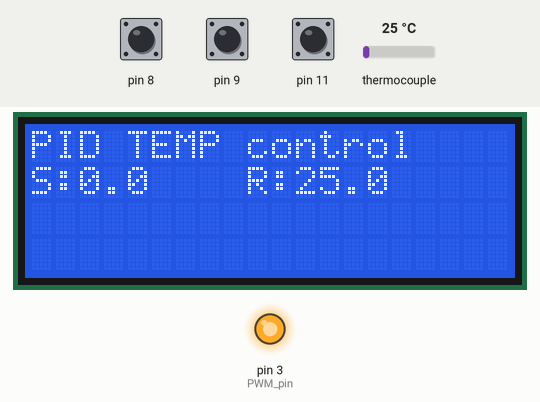
Bench run of a sketch on a simulated Arduino Uno, built with avr-gcc and run on an emulated ATmega328P. Parts: 20×4 character LCD, output pins drawn as LEDs (lit = HIGH). Wiring (inferred from the names in the program): MAX6675 thermocouple converter: CS pin 10; MISO pin 12; SCK pin 13. Inputs (shaded band) come from the test bench; at power-on: thermocouple 25 °C, pin 11 LOW, pin 8 HIGH, pin 9 HIGH. Pins used as bus, display or sensor lines are not drawn.

Above: at 1.2 s.
1.3 s: thermocouple set to 0 °C
At 2.5 s:
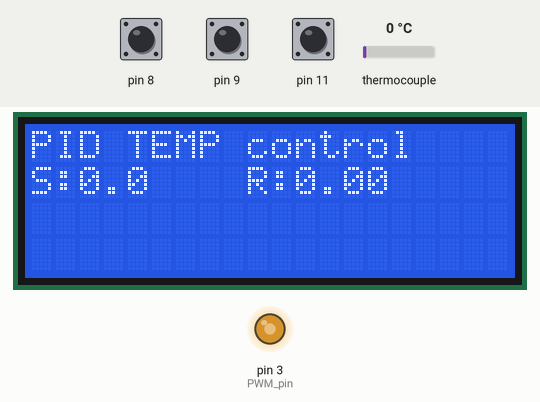
3.2 s: thermocouple set to 6 °C
At 4.9 s:
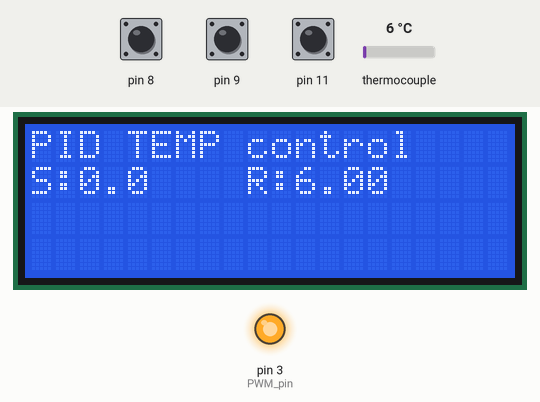
5.2 s: thermocouple set to 75 °C
At 6.2 s:
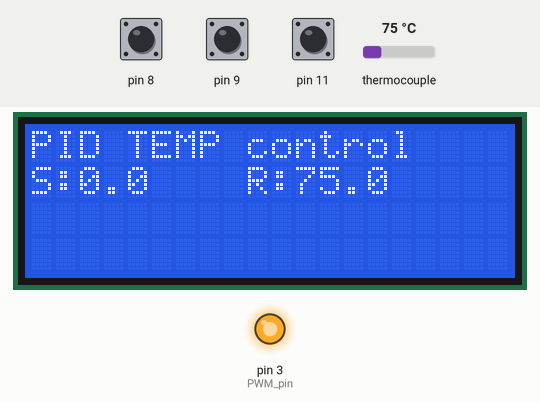
7.1 s: pin 11 pulsed HIGH 5 times (0.12 s each, 0.3 s apart)
At 8.4 s:
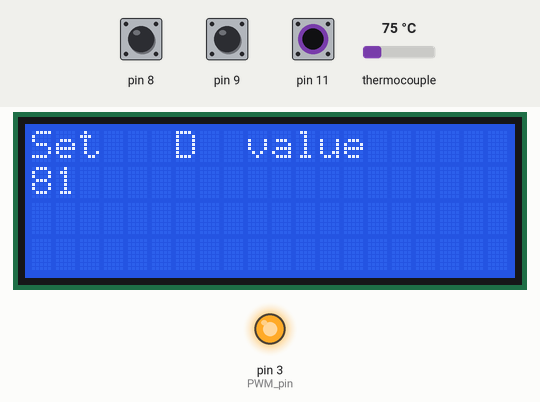
10.2 s: thermocouple set to 0 °C
At 11.4 s:
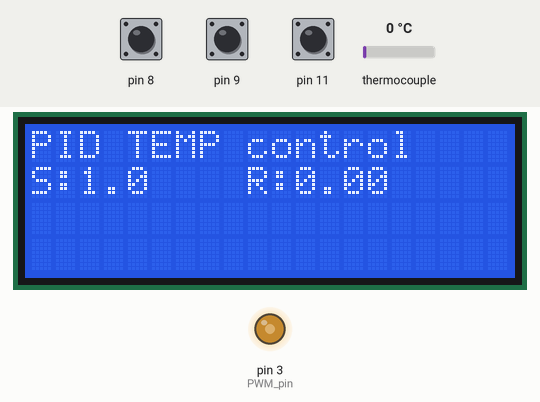
12.1 s: pin 11 pulsed HIGH 5 times (0.12 s each, 0.3 s apart)
At 12.69 s:
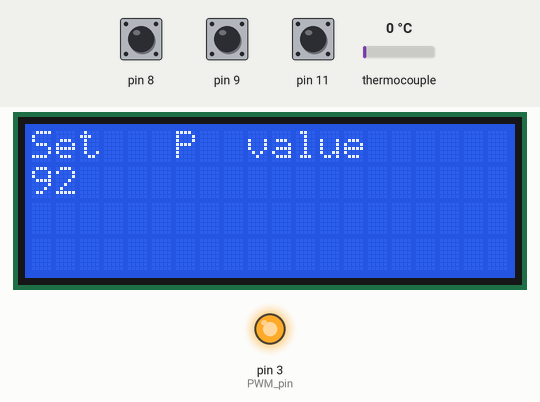
Timing chart, 0 to 15.1 s (numbered marks = the images above; inputs shaded):
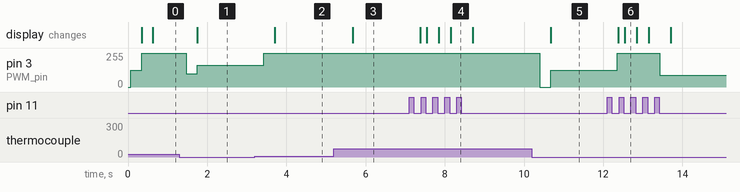

The sketch:

arduino_pdi.ino
```cpp
/* Baseado em http://electronoobs.com/eng_arduino_tut24_code3.php */

/*    Max6675 Module  ==>   Arduino
 *    CS              ==>     D10
 *    SO              ==>     D12
 *    SCK             ==>     D13
 *    Vcc             ==>     Vcc (5v)
 *    Gnd             ==>     Gnd      */
#include <SPI.h>

//LCD config
#include <Wire.h>
#include <LiquidCrystal_I2C.h>
LiquidCrystal_I2C lcd(0x3f,20,4);  //sometimes the adress is not 0x3f. Change to 0x27 if it dosn't work.

/*    i2c LCD Module  ==>   Arduino
 *    SCL             ==>     A5
 *    SDA             ==>     A4
 *    Vcc             ==>     Vcc (5v)
 *    Gnd             ==>     Gnd      */

//I/O
int PWM_pin = 3;  //Pin for PWM signal to the MOSFET driver (the BJT npn with pullup)
int clk = 8;      //Pin 1 from rotary encoder
int data = 9;     //Pin 2 from rotary encoder


//Variables
float set_temperature = 0;            //Default temperature setpoint. Leave it 0 and control it with rotary encoder

float temperature_read = 0.0;
float PID_error = 0;
float previous_error = 0;
float elapsedTime, Time, timePrev;
float PID_value = 0;
int button_pressed = 0;
int menu_activated=0;
float last_set_temperature = 0;

//Vraiables for rotary encoder state detection
int clk_State;
int Last_State;
bool dt_State;

//PID constants
//////////////////////////////////////////////////////////
int kp = 90;   int ki = 30;   int kd = 80;
//////////////////////////////////////////////////////////

int PID_p = 0;    int PID_i = 0;    int PID_d = 0;
float last_kp = 0;
float last_ki = 0;
float last_kd = 0;

int PID_values_fixed =0;

//Pins for the SPI with MAX6675
#define MAX6675_CS   10
#define MAX6675_SO   12
#define MAX6675_SCK  13

void setup() {
  pinMode(PWM_pin,OUTPUT);
  TCCR2B = TCCR2B & B11111000 | 0x03;    // pin 3 and 11 PWM frequency of 928.5 Hz
  Time = millis();

  Last_State = (PINB & B00000001);      //Detect first state of the encoder

  PCICR |= (1 << PCIE0);    //enable PCMSK0 scan
  PCMSK0 |= (1 << PCINT0);  //Set pin D8 trigger an interrupt on state change.
  PCMSK0 |= (1 << PCINT1);  //Set pin D9 trigger an interrupt on state change.
  PCMSK0 |= (1 << PCINT3);  //Set pin D11 trigger an interrupt on state change.

  pinMode(11,INPUT);
  pinMode(9,INPUT);
  pinMode(8,INPUT);

  lcd.init();
  lcd.backlight();
}

void loop() {


if(menu_activated==0)
{
  // First we read the real value of temperature
  temperature_read = readThermocouple();
  //Next we calculate the error between the setpoint and the real value
  PID_error = set_temperature - temperature_read + 3;
  //Calculate the P value
  PID_p = 0.01*kp * PID_error;
  //Calculate the I value in a range on +-3
  PID_i = 0.01*PID_i + (ki * PID_error);


  //For derivative we need real time to calculate speed change rate
  timePrev = Time;                            // the previous time is stored before the actual time read
  Time = millis();                            // actual time read
  elapsedTime = (Time - timePrev) / 1000;
  //Now we can calculate the D calue
  PID_d = 0.01*kd*((PID_error - previous_error)/elapsedTime);
  //Final total PID value is the sum of P + I + D
  PID_value = PID_p + PID_i + PID_d;

  //We define PWM range between 0 and 255
  if(PID_value < 0)
  {    PID_value = 0;    }
  if(PID_value > 255)
  {    PID_value = 255;  }
  //Now we can write the PWM signal to the mosfet on digital pin D3
  //Since we activate the MOSFET with a 0 to the base of the BJT, we write 255-PID value (inverted)
  analogWrite(PWM_pin,255-PID_value);
  previous_error = PID_error;     //Remember to store the previous error for next loop.

  delay(250); //Refresh rate + delay of LCD print
  //lcd.clear();

  lcd.setCursor(0,0);
  lcd.print("PID TEMP control");
  lcd.setCursor(0,1);
  lcd.print("S:");
  lcd.setCursor(2,1);
  lcd.print(set_temperature,1);
  lcd.setCursor(9,1);
  lcd.print("R:");
  lcd.setCursor(11,1);
  lcd.print(temperature_read,1);
}//end of menu 0 (PID control)


//First page of menu (temp setpoint)
if(menu_activated == 1)
{
   analogWrite(PWM_pin,255);
  if(set_temperature != last_set_temperature)
  {
  lcd.clear();
  lcd.setCursor(0,0);
  lcd.print("Set  temperature");
  lcd.setCursor(0,1);
  lcd.print(set_temperature);
  }
  last_set_temperature = set_temperature;


}//end of menu 1


//Second page of menu (P set)
if(menu_activated == 2)
{

  if(kp != last_kp)
  {
  lcd.clear();
  lcd.setCursor(0,0);
  lcd.print("Set   P  value  ");
  lcd.setCursor(0,1);
  lcd.print(kp);
  }
  last_kp = kp;


}//end of menu 2


//Third page of menu (I set)
if(menu_activated == 3)
{

  if(ki != last_ki)
  {
  lcd.clear();
  lcd.setCursor(0,0);
  lcd.print("Set   I  value  ");
  lcd.setCursor(0,1);
  lcd.print(ki);
  }
  last_ki = ki;


}//end of menu 3


//Forth page of menu (D set)
if(menu_activated == 4)
{

  if(kd != last_kd)
  {
  lcd.clear();
  lcd.setCursor(0,0);
  lcd.print("Set   D  value  ");
  lcd.setCursor(0,1);
  lcd.print(kd);
  }
  last_kd = kd;
}//end of menu 4

}//Loop end


//The function that reads the SPI data from MAX6675
double readThermocouple() {

  uint16_t v;
  pinMode(MAX6675_CS, OUTPUT);
  pinMode(MAX6675_SO, INPUT);
  pinMode(MAX6675_SCK, OUTPUT);

  digitalWrite(MAX6675_CS, LOW);
  delay(1);

  // Read in 16 bits,
  //  15    = 0 always
  //  14..2 = 0.25 degree counts MSB First
  //  2     = 1 if thermocouple is open circuit
  //  1..0  = uninteresting status

  v = shiftIn(MAX6675_SO, MAX6675_SCK, MSBFIRST);
  v <<= 8;
  v |= shiftIn(MAX6675_SO, MAX6675_SCK, MSBFIRST);

  digitalWrite(MAX6675_CS, HIGH);
  if (v & 0x4)
  {
    // Bit 2 indicates if the thermocouple is disconnected
    return NAN;
  }

  // The lower three bits (0,1,2) are discarded status bits
  v >>= 3;

  // The remaining bits are the number of 0.25 degree (C) counts
  return v*0.25;
}


//The interruption vector for push button and rotary encoder
ISR(PCINT0_vect){
if(menu_activated==1)
   {
  clk_State =   (PINB & B00000001); //pin 8 state? It is HIGH?
  dt_State  =   (PINB & B00000010);
  if (clk_State != Last_State){
     // If the data state is different to the clock state, that means the encoder is rotating clockwise
     if (dt_State != clk_State) {
       set_temperature = set_temperature+0.5 ;
     }
     else {
       set_temperature = set_temperature-0.5;
     }
  }
  Last_State = clk_State; // Updates the previous state of the clock with the current state
}

if(menu_activated==2)
   {
  clk_State =   (PINB & B00000001); //pin 8 state?
  dt_State  =   (PINB & B00000010);
  if (clk_State != Last_State){
     // If the data state is different to the clock state, that means the encoder is rotating clockwise
     if (dt_State != clk_State) {
       kp = kp+1 ;
     }
     else {
       kp = kp-1;
     }
  }
  Last_State = clk_State; // Updates the previous state of the clock with the current state
}


if(menu_activated==3)
   {
  clk_State =   (PINB & B00000001); //pin 8 state?
  dt_State  =   (PINB & B00000010);
  if (clk_State != Last_State){
     // If the data state is different to the clock state, that means the encoder is rotating clockwise
     if (dt_State != clk_State) {
       ki = ki+1 ;
     }
     else {
       ki = ki-1;
     }
  }
  Last_State = clk_State; // Updates the previous state of the clock with the current state
}

 if(menu_activated==4)
   {
  clk_State =   (PINB & B00000001); //pin 8 state?
  dt_State  =   (PINB & B00000010);
  if (clk_State != Last_State){
     // If the data state is different to the clock state, that means the encoder is rotating clockwise
     if (dt_State != clk_State) {
       kd = kd+1 ;
     }
     else {
       kd = kd-1;
     }
  }
  Last_State = clk_State; // Updates the previous state of the clock with the current state
}


  //Push button was pressed!
  if (PINB & B00001000) //Pin D11 is HIGH?
  {
    button_pressed = 1;
  }
  //We navigate through the 4 menus with each button pressed
  else if(button_pressed == 1)
  {

   if(menu_activated==4)
   {
    menu_activated = 0;
    PID_values_fixed=1;
    button_pressed=0;
    delay(1000);
   }

   if(menu_activated==3)
   {
    menu_activated = menu_activated + 1;
    button_pressed=0;
    kd = kd + 1;
    delay(1000);
   }

   if(menu_activated==2)
   {
    menu_activated = menu_activated + 1;
    button_pressed=0;
    ki = ki + 1;
    delay(1000);
   }

   if(menu_activated==1)
   {
    menu_activated = menu_activated + 1;
    button_pressed=0;
    kp = kp + 1;
    delay(1000);
   }


   if(menu_activated==0 && PID_values_fixed != 1)
   {
    menu_activated = menu_activated + 1;
    button_pressed=0;
    set_temperature = set_temperature+1;
    delay(1000);
   }
   PID_values_fixed = 0;

  }
}
```

Measured:
- after the input at 1.3 s, pin 3 (PWM_pin): 255/255 → 100/255 after 0.17 s, → 163/255 0.28 s later; the display: changes after 0.45 s (image 1)
- after the input at 3.2 s, pin 3 (PWM_pin): 163/255 → 255/255 after 0.23 s; the display: changes after 0.51 s (image 2)
- after the input at 5.2 s, the display: changes after 0.47 s (image 3)
- after the input at 7.1 s, the display: first changes after 0.28 s (image 4 shows a later state)
- after the input at 10.2 s, pin 3 (PWM_pin): 255/255 → 0/255 after 0.20 s, → 127/255 0.28 s later; the display: changes after 0.48 s (image 5)
- after the input at 12.1 s, pin 3 (PWM_pin): 127/255 → 255/255 after 0.25 s, → 90/255 1.1 s later; the display: first changes after 0.28 s (image 6 shows a later state)
